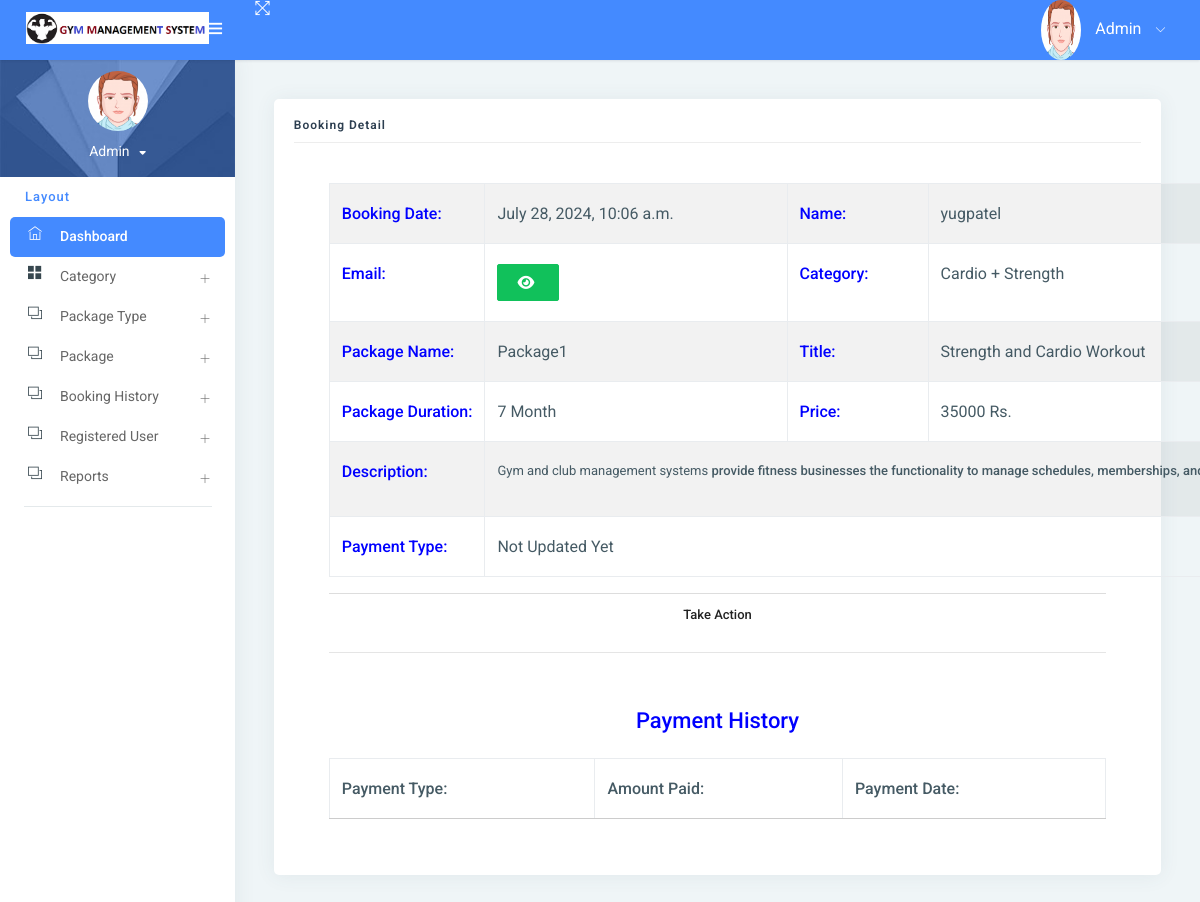
Screenshot of /booking_detail/5/ (signed in) with the database file from the repository.
### gym/models.py (models this page shows, shortened)
class Booking(models.Model):
    package = models.ForeignKey(Package, on_delete=models.CASCADE, null=True, blank=True)
    register = models.ForeignKey(Signup, on_delete=models.CASCADE, null=True, blank=True)
    bookingnumber = models.CharField(max_length=100, null=True, blank=True)
    status = models.IntegerField(choices=STATUS, default=1)
    creationdate = models.DateTimeField(auto_now_add=True)

class Signup(models.Model):
    user = models.ForeignKey(User, on_delete=models.CASCADE, null=True)
    mobile = models.CharField(max_length=15, null=True)
    state = models.CharField(max_length=150, null=True)
    city = models.CharField(max_length=150, null=True)
    address = models.CharField(max_length=200, null=True)
    creationdate = models.DateTimeField(auto_now_add=True)

class Package(models.Model):
    category = models.ForeignKey(Category, on_delete=models.CASCADE, null=True)
    packagename = models.ForeignKey(Packagetype, on_delete=models.CASCADE, null=True)
    titlename = models.CharField(max_length=200, null=True)
    packageduration = models.CharField(max_length=50, null=True)
    price = models.CharField(max_length=200, null=True)
    description = models.CharField(max_length=200, null=True)
    creationdate = models.DateTimeField(auto_now_add=True)

class Category(models.Model):
    categoryname = models.CharField(max_length=200, null=True)
    status = models.CharField(max_length=300, null=True)
    creationdate = models.DateTimeField(auto_now_add=True)

class Packagetype(models.Model):
    category = models.ForeignKey(Category, on_delete=models.CASCADE, null=True)
    packagename = models.CharField(max_length=200, null=True)
    creationdate = models.DateTimeField(auto_now_add=True)
    def __str__(self):
        return self.packagename

### gym/views.py (the view, shortened to what this page needs)
# urls.py: path('booking_detail/<int:pid>/', booking_detail, name="booking_detail"),
def booking_detail(request, pid):
    data = Booking.objects.get(id=pid)
    payment = Paymenthistory.objects.filter(booking=data)
    if request.user.is_staff:
        return render(request, "admin/admin_booking_detail.html", locals())
    else:
        return render(request, "user_booking_detail.html", locals())

### gym/templates/admin/admin_booking_detail.html (shortened to what this page needs)
{% extends 'admin_base.html' %}
{% load static custom_tags %}
{% block main %}
<link rel="stylesheet" href="https://cdnjs.cloudflare.com/ajax/libs/font-awesome/6.2.0/css/all.min.css" />
<div class="pcoded-inner-content">
    <div class="main-body">
        <div class="page-wrapper">
            <div class="page-body">
                <div class="row">
                    <div class="col-sm-12">
                        <div class="card">
                            <div class="card-block">
                                <h4 class="sub-title">Booking Detail</h4>
                                <div class="card-body">
                                <div class="container">
                                    <table id="example1" class="table table-bordered table-striped">
                                        <tr>
                                            <th style="color:blue">Booking Date:</th>
                                            <td>{{data.creationdate}}</td>
                                            <th style="color:blue">Name:</th>
                                            <td>{{data.register.user.first_name}}{{data.register.user.last_name}}</td>
                                        </tr>
                                        <tr>
                                            <th style="color:blue">Email:</th>
                                            <td>
                                                <button type="button" class="btn btn-success" id="email-btn-{{forloop.counter}}" onclick="togglePassword('email-{{forloop.counter}}', this.id)"><i class="fa fa-eye"></i></button>
                                            </td>
                                            <th style="color:blue">Category:</th>
                                            <td>{{data.package.category.categoryname}}</td>
                                        </tr>
                                        <tr>
                                            <th style="color:blue">Package Name:</th>
                                            <td>{{data.package.packagename}}</td>
                                            <th style="color:blue">Title:</th>
                                            <td>{{data.package.titlename}}</td>
                                        </tr>
                                        <tr>
                                            <th style="color:blue">Package Duration:</th>
                                            <td>{{data.package.packageduration}}</td>
                                            <th style="color:blue">Price:</th>
                                            <td>{{data.package.price}} Rs.</td>
                                        </tr>
                                        <tr>
                                            <th style="color:blue">Description:</th>
                                            <td colspan="12">{{data.package.description|safe}}</td>
                                        </tr>
                                        <tr>
                                            <th style="color:blue">Payment Type:</th>
                                             <td colspan="12">{{data.get_status_display}}</td>
                                        </tr>
                                    </table>
                                    {% if data.status == 1 %}
                                    <center>
                                        <div class="accordion-heading" role="tab" id="headingOne">
                                                <h3 class="card-title accordion-title"><a class="accordion-msg waves-effect waves-dark" data-toggle="collapse" data-parent="#accordion" href="#collapseOne" aria-expanded="true" aria-controls="collapseOne">
                                                    Take Action</a>
                                                </h3>
                                        </div>
                                    </center>
                                    {% endif %}
                                    <hr>
                                    {% if data.status != "New" %}
                                    <table id="example6" class="table table-bordered table-striped">
                                        <div class="card-body">
                                            <tr>
                                                <center>
                                                    <h4 style="color:blue">Payment History</h4>
                                                </center>
                                            </tr>
                                            <table id="example5" class="table table-bordered table-striped">
                                                <thead>
                                                <tr>
                                                    <th>Payment Type:</th>
                                                    <th>Amount Paid:</th>
                                                    <th>Payment Date:</th>
                                                </tr>
                                                </thead>
                                            </table>
                                        </div>
                                    </table>
                                    {% endif %}
                                </div>
                                </div>
                            </div>
                        </div>
                    </div>
                </div>
            </div>
        </div>
    </div>
</div>
{% endblock %}

### gym/templates/admin/admin_booking_detail.html (style rules this page uses)
td { padding:0px; }

### rows the page displays
Booking: creationdate "July 28, 2024, 10:06 a.m.", register.user.first_name "yug", register.user.last_name "patel", package.category.categoryname "Cardio + Strength", package.packagename "Package1", package.titlename "Strength and Cardio Workout", package.packageduration "7 Month", package.price "35000", package.description "Gym and club management systems provide fitness businesses the functionality to manage schedules, memberships,…", status "Not Updated Yet"
